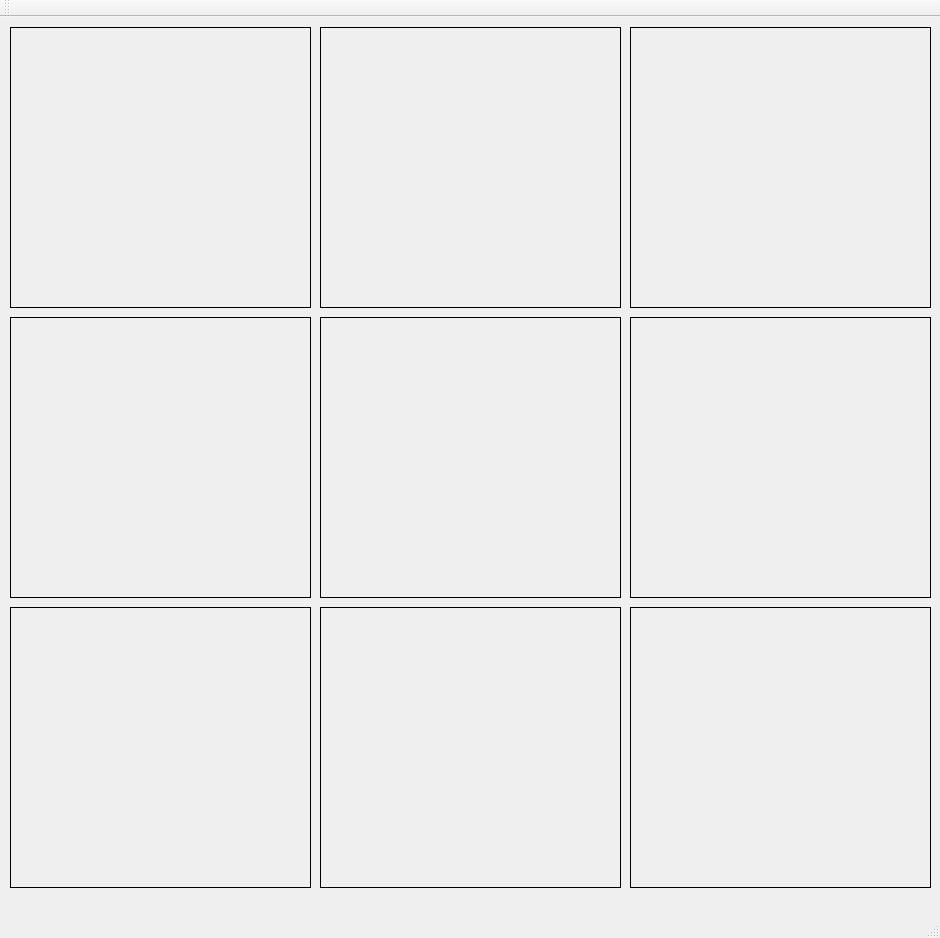
<?xml version="1.0" encoding="UTF-8"?>
<ui version="4.0">
 <class>MainWindow</class>
 <widget class="QMainWindow" name="MainWindow">
  <property name="geometry">
   <rect>
    <x>0</x>
    <y>0</y>
    <width>940</width>
    <height>938</height>
   </rect>
  </property>
  <property name="windowTitle">
   <string>MainWindow</string>
  </property>
  <widget class="QWidget" name="centralWidget">
   <widget class="QLabel" name="l1">
    <property name="geometry">
     <rect>
      <x>10</x>
      <y>10</y>
      <width>301</width>
      <height>281</height>
     </rect>
    </property>
    <property name="frameShape">
     <enum>QFrame::Box</enum>
    </property>
    <property name="text">
     <string/>
    </property>
    <property name="scaledContents">
     <bool>true</bool>
    </property>
   </widget>
   <widget class="QLabel" name="l2">
    <property name="geometry">
     <rect>
      <x>320</x>
      <y>10</y>
      <width>301</width>
      <height>281</height>
     </rect>
    </property>
    <property name="frameShape">
     <enum>QFrame::Box</enum>
    </property>
    <property name="text">
     <string/>
    </property>
    <property name="scaledContents">
     <bool>true</bool>
    </property>
   </widget>
   <widget class="QLabel" name="l3">
    <property name="geometry">
     <rect>
      <x>630</x>
      <y>10</y>
      <width>301</width>
      <height>281</height>
     </rect>
    </property>
    <property name="frameShape">
     <enum>QFrame::Box</enum>
    </property>
    <property name="text">
     <string/>
    </property>
    <property name="scaledContents">
     <bool>true</bool>
    </property>
   </widget>
   <widget class="QLabel" name="l4">
    <property name="geometry">
     <rect>
      <x>10</x>
      <y>300</y>
      <width>301</width>
      <height>281</height>
     </rect>
    </property>
    <property name="frameShape">
     <enum>QFrame::Box</enum>
    </property>
    <property name="text">
     <string/>
    </property>
    <property name="scaledContents">
     <bool>true</bool>
    </property>
   </widget>
   <widget class="QLabel" name="l5">
    <property name="geometry">
     <rect>
      <x>320</x>
      <y>300</y>
      <width>301</width>
      <height>281</height>
     </rect>
    </property>
    <property name="frameShape">
     <enum>QFrame::Box</enum>
    </property>
    <property name="text">
     <string/>
    </property>
    <property name="scaledContents">
     <bool>true</bool>
    </property>
   </widget>
   <widget class="QLabel" name="l6">
    <property name="geometry">
     <rect>
      <x>630</x>
      <y>300</y>
      <width>301</width>
      <height>281</height>
     </rect>
    </property>
    <property name="frameShape">
     <enum>QFrame::Box</enum>
    </property>
    <property name="text">
     <string/>
    </property>
    <property name="scaledContents">
     <bool>true</bool>
    </property>
   </widget>
   <widget class="QLabel" name="l7">
    <property name="geometry">
     <rect>
      <x>10</x>
      <y>590</y>
      <width>301</width>
      <height>281</height>
     </rect>
    </property>
    <property name="frameShape">
     <enum>QFrame::Box</enum>
    </property>
    <property name="text">
     <string/>
    </property>
    <property name="scaledContents">
     <bool>true</bool>
    </property>
   </widget>
   <widget class="QLabel" name="l8">
    <property name="geometry">
     <rect>
      <x>320</x>
      <y>590</y>
      <width>301</width>
      <height>281</height>
     </rect>
    </property>
    <property name="frameShape">
     <enum>QFrame::Box</enum>
    </property>
    <property name="text">
     <string/>
    </property>
    <property name="scaledContents">
     <bool>true</bool>
    </property>
   </widget>
   <widget class="QLabel" name="l9">
    <property name="geometry">
     <rect>
      <x>630</x>
      <y>590</y>
      <width>301</width>
      <height>281</height>
     </rect>
    </property>
    <property name="frameShape">
     <enum>QFrame::Box</enum>
    </property>
    <property name="text">
     <string/>
    </property>
    <property name="scaledContents">
     <bool>true</bool>
    </property>
   </widget>
  </widget>
  <widget class="QMenuBar" name="menuBar">
   <property name="geometry">
    <rect>
     <x>0</x>
     <y>0</y>
     <width>940</width>
     <height>22</height>
    </rect>
   </property>
  </widget>
  <widget class="QToolBar" name="mainToolBar">
   <attribute name="toolBarArea">
    <enum>TopToolBarArea</enum>
   </attribute>
   <attribute name="toolBarBreak">
    <bool>false</bool>
   </attribute>
  </widget>
  <widget class="QStatusBar" name="statusBar"/>
 </widget>
 <layoutdefault spacing="6" margin="11"/>
 <resources/>
 <connections/>
</ui>
